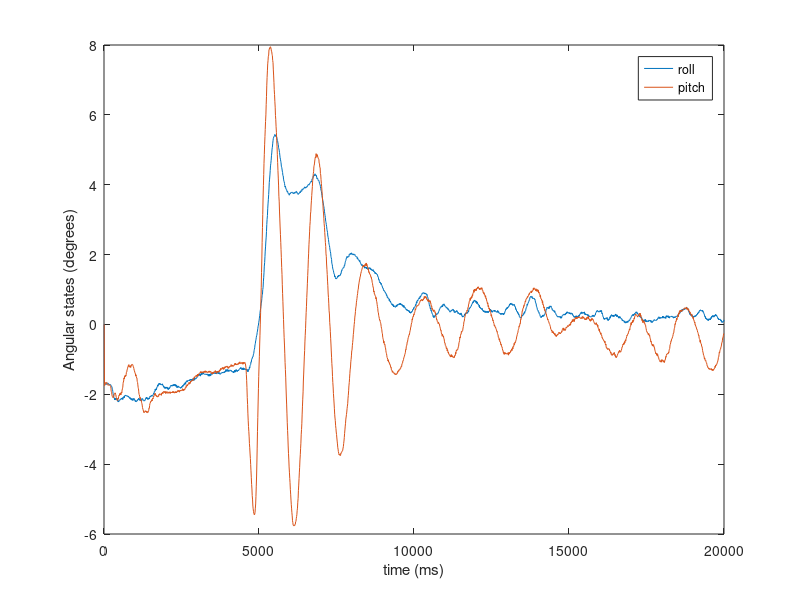

Write MATLAB code to recreate this figure.
clear all

Array = csvread('PIDdstfinal.csv');
[rown, coln] = size(Array);

time = Array(:,3);
for k = 2:rown
    time(k,1) = time(k-1,1) + time(k,1);
end

roll = Array(:,1);
pitch = Array(:,2);
Ts = Array(:,3);

figure
plot(time,roll)

hold on
plot(time,pitch)
xlim([0 20000])
legend('roll','pitch')
xlabel('time (ms)')
ylabel('Angular states (degrees)')